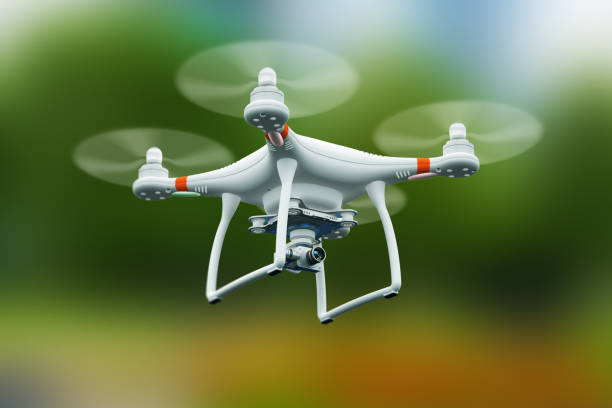
#> input picture Kode/Edgenode/ImgProcess/drone.jpg, 612 x 408 px, found by its file name
$ python image_process.py
#> lines starting #> are read from the running program, lines starting #| are printed output that depends on the picture; after the words box and inside, x2 and y2 are one past the last pixel; in counts of white or black regions, pixels touching at a corner belong together
import cv2

# Load image, displays it and prints its dimensions.
path = '/home/wrongside/Documents/01 Comtek/01 Semester 4 project/git/drone.jpg' 	# Path to image
img = cv2.imread(path,-1) 															# Reading the image using imread() function (-1 is default load, 0 is greyscale)
#> img is the input picture: shape (408, 612, 3); mean B, G, R 70.5, 120.3, 104
cv2.imshow('Drone', img) 															# Display image


# Convert image to grey scale
grey = cv2.imread(path,0)
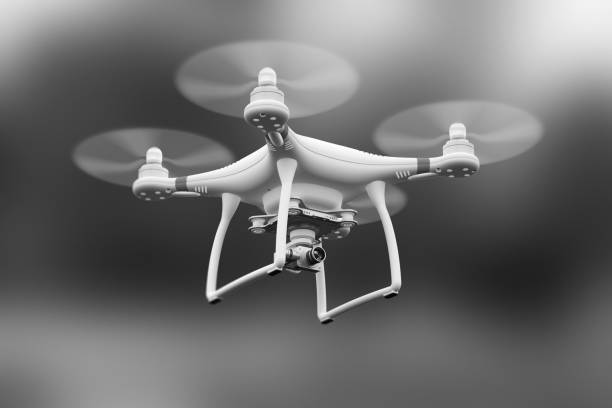
#> grey: shape (408, 612); min 0, max 255, mean 109.8
cv2.imshow('Grey', grey)


# Blur image - this will remove small noise in the image
blur = cv2.GaussianBlur(img, (7,7), cv2.BORDER_DEFAULT)
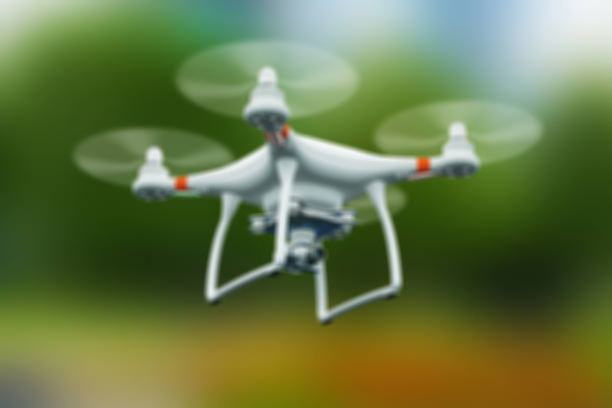
#> blur: shape (408, 612, 3); mean B, G, R 70.5, 120.3, 104
cv2.imshow('Blur', blur)


# Egde cascade - find all edges in image
edge = cv2.Canny(img,125,175)														# Number are thredshold
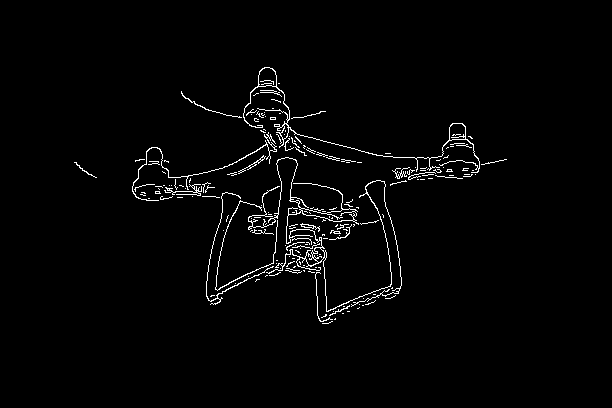
#> edge: shape (408, 612); 2% white in thin lines or dots, all inside (x1, y1, x2, y2) = (74, 67, 507, 324)
cv2.imshow('Edge', edge)


print(img.shape)		# print height, width and channels of image
#| (408, 612, 3)

# wait an infinite amount of time for you to press any key on the keyboard and then close the window
cv2.waitKey(0)
cv2.destroyAllWindows()
